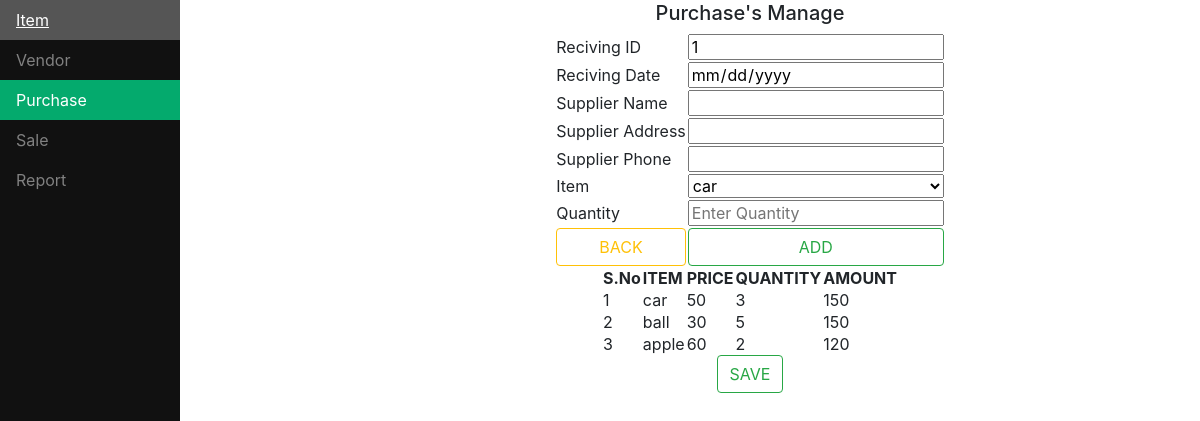
The app's page /pur3.php?rno=1 with its own data.
### tables this page shows
CREATE TABLE `p2` (
  `id` int(10) NOT NULL,
  `pid` int(20) NOT NULL,
  `item` varchar(50) NOT NULL,
  `price` float NOT NULL,
  `qun` int(10) NOT NULL,
  `amt` float NOT NULL
);

### pur3.php (the view, shortened to what this page needs)
<head>
<ul>
  <?php
  echo"
  <li><a href='http://localhost/inv1/item1.php'>Item</a></li>
  <li><a href='http://localhost/inv1/client1.php'>Vendor</a></li>
  <li><a class='active' href='http://localhost/inv1/pur1.php'>Purchase</a></li>
  <li><a href='http://localhost/inv1/sale1.php'>Sale</a></li>
  <li><a href='http://localhost/inv1/repo1.php'>Report</a></li>
  ";
  ?>
</ul>
<?php
$rno=$_GET['rno'];
$date=$_GET['date'];
$name=$_GET['name'];
            $con=mysqli_connect("localhost","root","","bd");
            $sql = "SELECT * FROM `client` WHERE `name`='$name'";
            $result = mysqli_query($con,$sql);
            $row = mysqli_fetch_array($result);
            $adr = $row[2];
            $ph = $row[3];
?>
<link rel="stylesheet" href="https://cdn.jsdelivr.net/npm/bootstrap@4.0.0/dist/css/bootstrap.min.css">
</head>
<center>
<div style="margin-left:25%;padding:1px 16px;height:1000px;">
<h5>Purchase's Manage</h5>
<table>
        <tr>
            <td>Reciving ID</td>
            <td><?php echo" <input style='width:100%' type='number' name='rno' value='$rno' readonly>";?></td>
        </tr>
        <tr>
            <td>Reciving Date</td>
            <td><?php echo" <input style='width:100%' type='date' name='date' value='$date' readonly>";?></td>
        </tr>
        <tr>
            <td>Supplier Name</td>
            <td><?php echo" <input style='width:100%' type='text' name='name' value='$name' readonly>";?></td>
        </tr>
        <tr>
            <td>Supplier Address</td>
            <td><?php echo" <input style='width:100%' type='text' name='adr' value='$adr' readonly>";?></td>
        </tr>
        <tr>
            <td>Supplier Phone</td>
            <td><?php echo" <input style='width:100%' type='text' name='ph' value='$ph' readonly>";?></td>
        </tr>
<form method="POST">
        <tr>
                <td>Item</td>
                <td>
                <select style='width:100%' name="item" id="item">
                <?php $con=mysqli_connect("localhost","root","","bd");
                      $sql="SELECT * FROM item";
                      $result2=mysqli_query($con,$sql);?>
                <?php while ($row2=mysqli_fetch_array($result2)):; ?>
                <option value="<?php echo$row2[1];?>"><?php echo$row2[1];?></option>
                <?php endwhile;?>
            </select>
                </td>
        </tr>
        <tr>
                <td>Quantity</td>
                <td><input style='width:100%' type='number' name='qun' placeholder='Enter Quantity'></td>
        </tr>
        <tr>
            <td><button style='width:100%' class='btn btn-outline-warning'name="no" type="submit">BACK</button></td>
            <td><button style='width:100%' class='btn btn-outline-success' name="ok" type="submit">ADD</button></td>
        </tr>
    </table>
<table id="customers">
<tr>
    <th>S.No</th>
    <th>ITEM</th>
    <th>PRICE</th>
    <th>QUANTITY</th>
    <th>AMOUNT</th>
  </tr>
<?php
      $sql="SELECT * FROM p2 WHERE pid = '$rno'";
      $result=$con->query($sql);
      $no=1;
      while($row=$result->fetch_assoc())
      {
        echo"
        <tr>
          <td>".$no."</td>
          <td>".$row["item"]."</td>
          <td>".$row["price"]."</td>
          <td>".$row["qun"]."</td>
          <td>".$row["amt"]."</td>
          </tr>
        ";
        $no++;
      }
?>
</table>
<form method="POST">
<button class='btn btn-outline-success' name="save" type="submit">SAVE</button>
</form>
</div>
</center>

### pur3.php (style rules this page uses)
ul { list-style-type: none; margin: 0; padding: 0; width: 15%; background-color: #111; position: fixed; height: 100%; overflow: auto; }
li a { display: block; color: #818181; padding: 8px 16px; text-decoration: none; }
li a.active { background-color: #04AA6D; color: white; }

### records on screen
p2: item "car", price "50", qun "3", amt "150"
p2: item "ball", price "30", qun "5", amt "150"
p2: item "apple", price "60", qun "2", amt "120"

### other values on screen
form field item "car"
